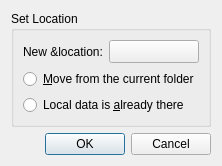
<?xml version="1.0" encoding="UTF-8"?>
<ui version="4.0">
 <class>RelocateDialog</class>
 <widget class="QDialog" name="RelocateDialog">
  <property name="geometry">
   <rect>
    <x>0</x>
    <y>0</y>
    <width>275</width>
    <height>170</height>
   </rect>
  </property>
  <property name="windowTitle">
   <string>Set Torrent Location</string>
  </property>
  <layout class="QVBoxLayout" name="dialogLayout">
   <property name="sizeConstraint">
    <enum>QLayout::SetFixedSize</enum>
   </property>
   <item>
    <widget class="QGroupBox" name="setLocationSection">
     <property name="title">
      <string>Set Location</string>
     </property>
     <layout class="QGridLayout" name="setLocationSectionLayout" columnstretch="0,1">
      <item row="0" column="0">
       <widget class="QLabel" name="newLocationLabel">
        <property name="text">
         <string>New &amp;location:</string>
        </property>
       </widget>
      </item>
      <item row="0" column="1">
       <widget class="QStackedWidget" name="newLocationStack">
        <widget class="PathButton" name="newLocationButton"/>
        <widget class="QComboBox" name="newLocationCombo">
         <property name="editable">
          <bool>true</bool>
         </property>
         <property name="insertPolicy">
          <enum>QComboBox::NoInsert</enum>
         </property>
        </widget>
       </widget>
      </item>
      <item row="1" column="0" colspan="2">
       <widget class="QRadioButton" name="moveDataRadio">
        <property name="text">
         <string>&amp;Move from the current folder</string>
        </property>
       </widget>
      </item>
      <item row="2" column="0" colspan="2">
       <widget class="QRadioButton" name="findDataRadio">
        <property name="text">
         <string>Local data is &amp;already there</string>
        </property>
       </widget>
      </item>
     </layout>
    </widget>
   </item>
   <item>
    <widget class="QDialogButtonBox" name="dialogButtons">
     <property name="orientation">
      <enum>Qt::Horizontal</enum>
     </property>
     <property name="standardButtons">
      <set>QDialogButtonBox::Cancel|QDialogButtonBox::Ok</set>
     </property>
    </widget>
   </item>
  </layout>
 </widget>
 <customwidgets>
  <customwidget>
   <class>PathButton</class>
   <extends>QToolButton</extends>
   <header>PathButton.h</header>
  </customwidget>
 </customwidgets>
 <resources/>
 <connections/>
</ui>
